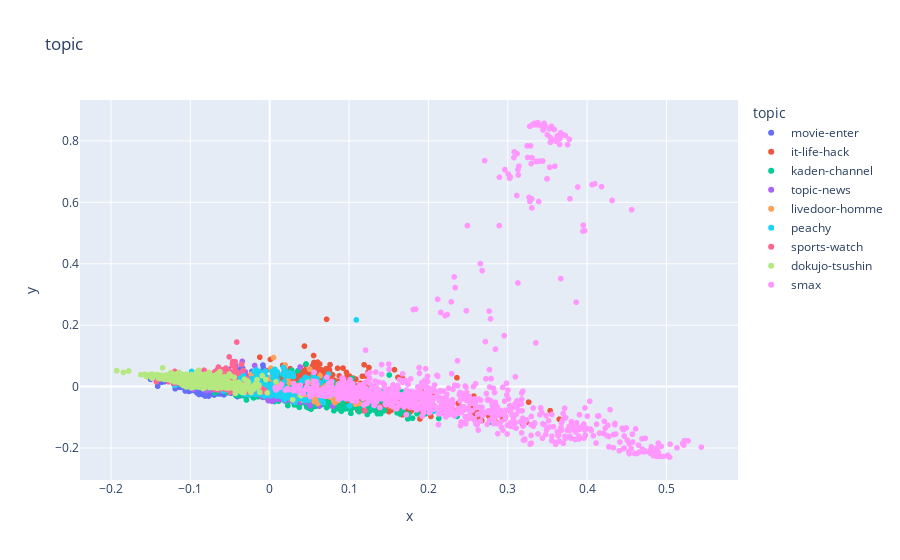

Here is the notebook cell this chart was saved with:
### Code cell
hero.scatterplot(df, 'pca', color='topic', title='topic')

### Figure 1 — Plotly figure (JSON) as saved in the notebook; plotly's stock layout.template omitted (floating-point values rounded to 4 significant figures; data arrays with more than 128 entries replaced by an {"elided": "..."} marker saying what was removed)
{"data": [{"hovertemplate": "topic=movie-enter<br>x=%{x}<br>y=%{y}<extra></extra>", "legendgroup": "movie-enter", "marker": {"color": "#636efa", "symbol": "circle"}, "mode": "markers", "name": "movie-enter", "showlegend": true, "type": "scattergl", "x": {"elided": "870 float values"}, "xaxis": "x", "y": {"elided": "870 float values"}, "yaxis": "y"}, {"hovertemplate": "topic=it-life-hack<br>x=%{x}<br>y=%{y}<extra></extra>", "legendgroup": "it-life-hack", "marker": {"color": "#EF553B", "symbol": "circle"}, "mode": "markers", "name": "it-life-hack", "showlegend": true, "type": "scattergl", "x": {"elided": "870 float values"}, "xaxis": "x", "y": {"elided": "870 float values"}, "yaxis": "y"}, {"hovertemplate": "topic=kaden-channel<br>x=%{x}<br>y=%{y}<extra></extra>", "legendgroup": "kaden-channel", "marker": {"color": "#00cc96", "symbol": "circle"}, "mode": "markers", "name": "kaden-channel", "showlegend": true, "type": "scattergl", "x": {"elided": "864 float values"}, "xaxis": "x", "y": {"elided": "864 float values"}, "yaxis": "y"}, {"hovertemplate": "topic=topic-news<br>x=%{x}<br>y=%{y}<extra></extra>", "legendgroup": "topic-news", "marker": {"color": "#ab63fa", "symbol": "circle"}, "mode": "markers", "name": "topic-news", "showlegend": true, "type": "scattergl", "x": {"elided": "770 float values"}, "xaxis": "x", "y": {"elided": "770 float values"}, "yaxis": "y"}, {"hovertemplate": "topic=livedoor-homme<br>x=%{x}<br>y=%{y}<extra></extra>", "legendgroup": "livedoor-homme", "marker": {"color": "#FFA15A", "symbol": "circle"}, "mode": "markers", "name": "livedoor-homme", "showlegend": true, "type": "scattergl", "x": {"elided": "511 float values"}, "xaxis": "x", "y": {"elided": "511 float values"}, "yaxis": "y"}, {"hovertemplate": "topic=peachy<br>x=%{x}<br>y=%{y}<extra></extra>", "legendgroup": "peachy", "marker": {"color": "#19d3f3", "symbol": "circle"}, "mode": "markers", "name": "peachy", "showlegend": true, "type": "scattergl", "x": {"elided": "842 float values"}, "xaxis": "x", "y": {"elided": "842 float values"}, "yaxis": "y"}, {"hovertemplate": "topic=sports-watch<br>x=%{x}<br>y=%{y}<extra></extra>", "legendgroup": "sports-watch", "marker": {"color": "#FF6692", "symbol": "circle"}, "mode": "markers", "name": "sports-watch", "showlegend": true, "type": "scattergl", "x": {"elided": "900 float values"}, "xaxis": "x", "y": {"elided": "900 float values"}, "yaxis": "y"}, {"hovertemplate": "topic=dokujo-tsushin<br>x=%{x}<br>y=%{y}<extra></extra>", "legendgroup": "dokujo-tsushin", "marker": {"color": "#B6E880", "symbol": "circle"}, "mode": "markers", "name": "dokujo-tsushin", "showlegend": true, "type": "scattergl", "x": {"elided": "870 float values"}, "xaxis": "x", "y": {"elided": "870 float values"}, "yaxis": "y"}, {"hovertemplate": "topic=smax<br>x=%{x}<br>y=%{y}<extra></extra>", "legendgroup": "smax", "marker": {"color": "#FF97FF", "symbol": "circle"}, "mode": "markers", "name": "smax", "showlegend": true, "type": "scattergl", "x": {"elided": "870 float values"}, "xaxis": "x", "y": {"elided": "870 float values"}, "yaxis": "y"}], "layout": {"legend": {"title": {"text": "topic"}, "tracegroupgap": 0}, "title": {"text": "topic"}, "xaxis": {"anchor": "y", "domain": [0, 1], "title": {"text": "x"}}, "yaxis": {"anchor": "x", "domain": [0, 1], "title": {"text": "y"}}}}
